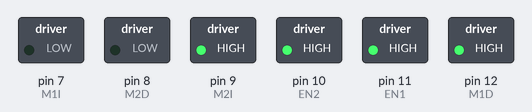
This sketch was run on a simulated Arduino Uno, built with avr-gcc and run on an emulated ATmega328P. Shown: switched loads named in the sketch (green lamp = pin HIGH).

Above: at 1.0 s.
At 3.0 s:
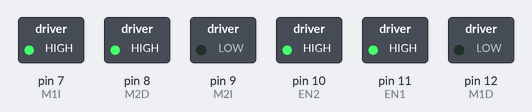
At 5.0 s:
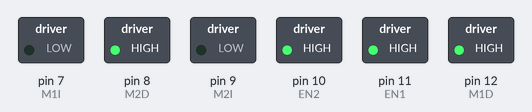
At 7.0 s:
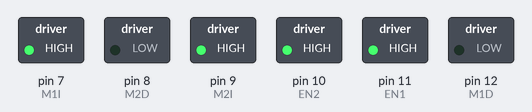
At 9.0 s:
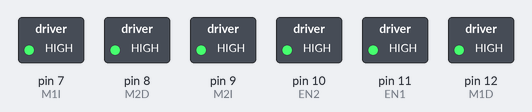
Timing chart, 0 to 13.0 s (numbered marks = the images above):
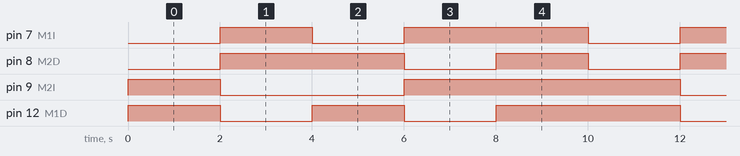

Measured:
- by itself, pin 7 (M1I): repeats every 10.0 s: LOW 2.0 s, HIGH 4.0 s, LOW 2.0 s, HIGH 2.0 s
- by itself, pin 8 (M2D), pin 12 (M1D): repeats every 10.0 s: LOW 2.0 s, HIGH 2.0 s, LOW 2.0 s, HIGH 4.0 s
- by itself, pin 9 (M2I): repeats every 10.0 s: LOW 4.0 s, HIGH 6.0 s

The sketch:

pruebaMotores.ino
```cpp
#define M1D 12  //Motor 1 derecha
#define M1I 7   //Motor 1 izquierda
#define M2D 8
#define M2I 9
#define EN1 11
#define EN2 10
int m1PWM = 200;
int m2PWM = 200;

void setup() {
  Serial.begin(9600);
  pinMode(M1D, OUTPUT);
  pinMode(M1I, OUTPUT);
  pinMode(M2D, OUTPUT);
  pinMode(M2I, OUTPUT);
  pinMode(EN1, OUTPUT);
  pinMode(EN2, OUTPUT);
  analogWrite(EN1, 255);
  analogWrite(EN2, 255);
}

void loop() {
  adelante();
  delay(2000);
 atras();
  delay(2000);
  izquierda();
  delay(2000);
  derecha();
  delay(2000);
  frenar();
  delay(2000);

}
void adelante() {
  digitalWrite(M1D, HIGH);
  digitalWrite(M1I, LOW);
  digitalWrite(M2D, LOW);
  digitalWrite(M2I, HIGH);
}
void atras() {
  digitalWrite(M1D, LOW);
  digitalWrite(M1I, HIGH);
  digitalWrite(M2D, HIGH);
  digitalWrite(M2I, LOW);
}
void izquierda() {
  digitalWrite(M1D, HIGH);
  digitalWrite(M1I, LOW);
  digitalWrite(M2D, HIGH);
  digitalWrite(M2I, LOW);
}
void derecha() {
  digitalWrite(M1D, LOW);
  digitalWrite(M1I, HIGH);
  digitalWrite(M2D, LOW);
  digitalWrite(M2I, HIGH);
}
void frenar() {
  digitalWrite(M1D, HIGH);
  digitalWrite(M1I, HIGH);
  digitalWrite(M2D, HIGH);
  digitalWrite(M2I, HIGH);
}
```
